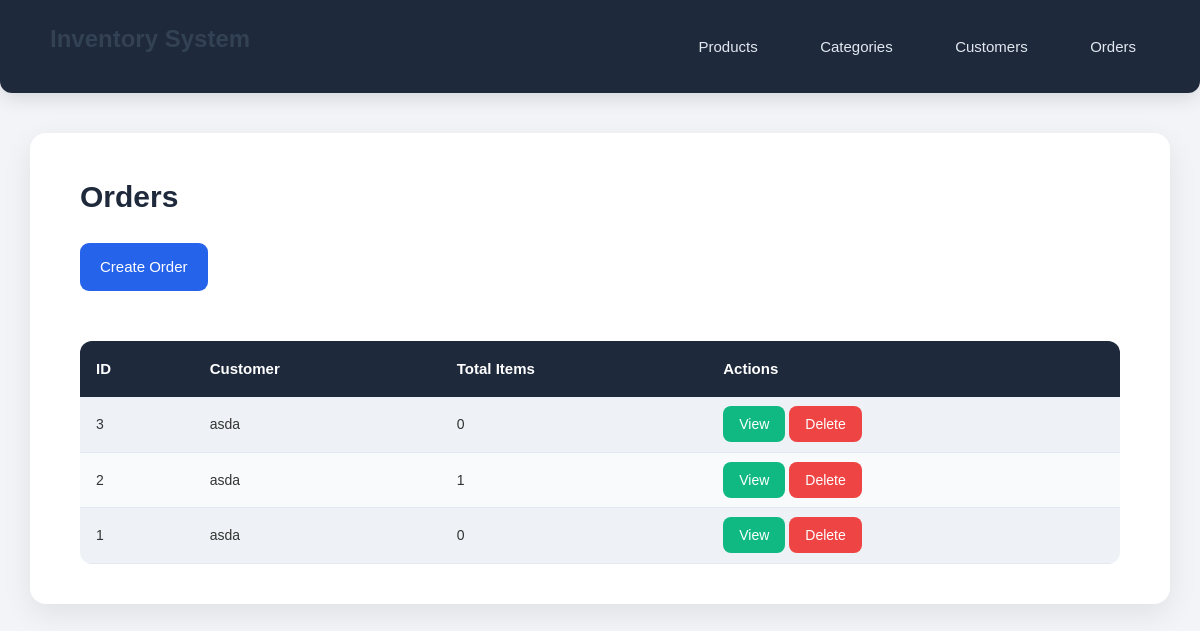
/orders.php, run on the app's committed database.
### tables this page shows
CREATE TABLE `orders` (
  `id` int(11) NOT NULL,
  `customer_id` int(11) NOT NULL,
  `order_date` datetime DEFAULT current_timestamp()
);

CREATE TABLE `customers` (
  `id` int(11) NOT NULL,
  `name` varchar(255) NOT NULL,
  `email` varchar(255) NOT NULL,
  `phone` varchar(50) DEFAULT NULL,
  `created_at` datetime DEFAULT current_timestamp()
);

### orders.php (the view, shortened to what this page needs)
<?php
include 'database.php';
$query = "SELECT o.id, c.name AS customer_name, COUNT(oi.id) AS total_items
          FROM orders o
          LEFT JOIN customers c ON o.customer_id = c.id
          LEFT JOIN order_items oi ON o.id = oi.order_id
          GROUP BY o.id, c.name
          ORDER BY o.id DESC";
$result = mysqli_query($conn, $query);
?>
<!DOCTYPE html>
<html>
<head>
    <link rel="stylesheet" href="style.css">
</head>
<body>
<div class="navbar">
    <div class="nav-left"><h2>Inventory System</h2></div>
    <div class="nav-right">
        <a href="index.php">Products</a>
        <a href="manage_categories.php">Categories</a>
        <a href="customers.php">Customers</a>
        <a href="orders.php">Orders</a>
    </div>
</div>
<div class="container">
    <h1>Orders</h1>
    <a class="btn" href="create_order.php">Create Order</a>
    <table class="table">
        <tr>
            <th>ID</th>
            <th>Customer</th>
            <th>Total Items</th>
            <th>Actions</th>
        </tr>
        <?php while($row = mysqli_fetch_assoc($result)){ ?>
        <tr>
            <td><?= $row['id'];?></td>
            <td><?= $row['customer_name'];?></td>
            <td><?= $row['total_items'];?></td>
            <td>
                <a class="btn-edit" href="view_order.php?id=<?= $row['id'];?>">View</a>
                <a class="btn-delete" href="delete_order.php?id=<?= $row['id'];?>"
                   onclick="return confirm('Delete this order?');">Delete</a>
            </td>
        </tr>
        <?php } ?>
    </table>
</div>
</body>
</html>

### style.css (style rules this page uses)
* { margin: 0; padding: 0; box-sizing: border-box; }
body { font-family: "Poppins", sans-serif; background: #F2F4F8; color: #333; line-height: 1.6; padding-bottom: 50px; }
.navbar { background: #1E293B; padding: 20px 50px; display: flex; justify-content: space-between; align-items: center; color: #FFF; box-shadow: 0 5px 20px rgba(0,0,0,0.12); border-radius: 0 0 12px 12px; }
.nav-left h2 { font-size: 24px; font-weight: 600; }
.nav-right a { color: #E2E8F0; text-decoration: none; margin-left: 30px; font-size: 15px; padding: 10px 14px; border-radius: 8px; transition: 0.3s; }
.container { width: 95%; max-width: 1250px; background: white; margin: 40px auto; padding: 40px 50px; border-radius: 16px; box-shadow: 0 10px 30px rgba(0,0,0,0.08); animation: fadeIn 0.5s ease; }
h1 { font-size: 30px; margin-bottom: 22px; font-weight: 700; color: #1E293B; }
h2 { font-size: 22px; margin-bottom: 15px; font-weight: 600; color: #334155; }
.btn { background: #2563EB; color: white; padding: 12px 20px; border-radius: 9px; font-size: 15px; text-decoration: none; display: inline-block; transition: 0.3s; margin-bottom: 20px; }
.btn-edit { background: #10B981; color: #FFF; padding: 10px 16px; border-radius: 8px; font-size: 14px; text-decoration: none; }
.btn-delete { background: #EF4444; color: white; padding: 10px 16px; border-radius: 8px; font-size: 14px; text-decoration: none; }
.table { width: 100%; border-collapse: collapse; margin-top: 30px; overflow: hidden; border-radius: 12px; }
.table th { background: #1E293B; color: #FFF; padding: 16px; font-size: 15px; text-align: left; }
.table td { background: #F8FAFC; padding: 16px; border-bottom: 1px solid #E2E8F0; font-size: 14px; }
.table tr:nth-child(even) td { background: #EEF2F6; }

### data on the page
orders: id "3", customer.name "asda", total_items "0"
orders: id "2", customer.name "asda", total_items "1"
orders: id "1", customer.name "asda", total_items "0"
